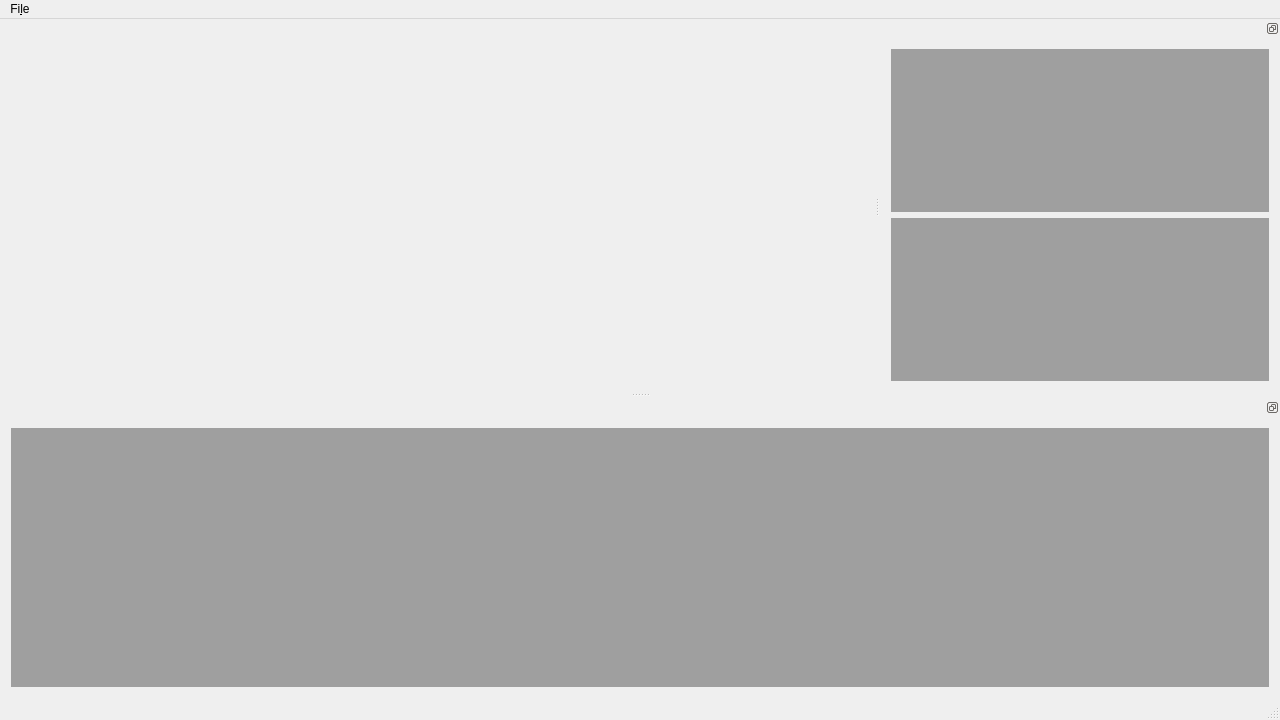
<?xml version="1.0" encoding="UTF-8"?>
<ui version="4.0">
 <class>MainWindow</class>
 <widget class="QMainWindow" name="MainWindow">
  <property name="geometry">
   <rect>
    <x>0</x>
    <y>0</y>
    <width>1280</width>
    <height>720</height>
   </rect>
  </property>
  <property name="windowTitle">
   <string>MainWindow</string>
  </property>
  <widget class="QWidget" name="centralWidget">
   <layout class="QHBoxLayout" name="horizontalLayout_3">
    <item>
     <layout class="QGridLayout" name="frameEditLayout">
      <property name="sizeConstraint">
       <enum>QLayout::SetDefaultConstraint</enum>
      </property>
      <property name="spacing">
       <number>0</number>
      </property>
     </layout>
    </item>
   </layout>
  </widget>
  <widget class="QMenuBar" name="menuBar">
   <property name="geometry">
    <rect>
     <x>0</x>
     <y>0</y>
     <width>1280</width>
     <height>21</height>
    </rect>
   </property>
   <widget class="QMenu" name="menuFile">
    <property name="title">
     <string>Fi&amp;le</string>
    </property>
    <addaction name="actionOpen"/>
    <addaction name="actionSave"/>
    <addaction name="actionSave_as"/>
    <addaction name="separator"/>
    <addaction name="actionImport"/>
    <addaction name="actionExport"/>
    <addaction name="separator"/>
    <addaction name="actionExit"/>
   </widget>
   <addaction name="menuFile"/>
  </widget>
  <widget class="QStatusBar" name="statusBar"/>
  <widget class="QDockWidget" name="dockWidget">
   <property name="maximumSize">
    <size>
     <width>524287</width>
     <height>300</height>
    </size>
   </property>
   <property name="features">
    <set>QDockWidget::DockWidgetFloatable|QDockWidget::DockWidgetMovable</set>
   </property>
   <property name="allowedAreas">
    <set>Qt::BottomDockWidgetArea|Qt::TopDockWidgetArea</set>
   </property>
   <attribute name="dockWidgetArea">
    <number>8</number>
   </attribute>
   <widget class="QWidget" name="dockWidgetContents">
    <layout class="QHBoxLayout" name="horizontalLayout_2">
     <item>
      <widget class="QMdiArea" name="mdiArea_2"/>
     </item>
    </layout>
   </widget>
  </widget>
  <widget class="QDockWidget" name="dockWidget_2">
   <property name="maximumSize">
    <size>
     <width>400</width>
     <height>524287</height>
    </size>
   </property>
   <property name="features">
    <set>QDockWidget::DockWidgetFloatable|QDockWidget::DockWidgetMovable</set>
   </property>
   <property name="allowedAreas">
    <set>Qt::LeftDockWidgetArea|Qt::RightDockWidgetArea</set>
   </property>
   <attribute name="dockWidgetArea">
    <number>2</number>
   </attribute>
   <widget class="QWidget" name="dockWidgetContents_3">
    <layout class="QVBoxLayout" name="verticalLayout_2">
     <item>
      <widget class="QMdiArea" name="mdiArea_3"/>
     </item>
     <item>
      <widget class="QMdiArea" name="mdiArea_4"/>
     </item>
    </layout>
   </widget>
  </widget>
  <action name="actionOpen">
   <property name="text">
    <string>&amp;Open</string>
   </property>
  </action>
  <action name="actionSave">
   <property name="text">
    <string>&amp;Save</string>
   </property>
  </action>
  <action name="actionSave_as">
   <property name="text">
    <string>Sa&amp;ve as</string>
   </property>
  </action>
  <action name="actionImport">
   <property name="text">
    <string>&amp;Import</string>
   </property>
  </action>
  <action name="actionExport">
   <property name="text">
    <string>&amp;Export</string>
   </property>
  </action>
  <action name="actionExit">
   <property name="text">
    <string>E&amp;xit</string>
   </property>
  </action>
 </widget>
 <layoutdefault spacing="6" margin="11"/>
 <resources/>
 <connections/>
</ui>
